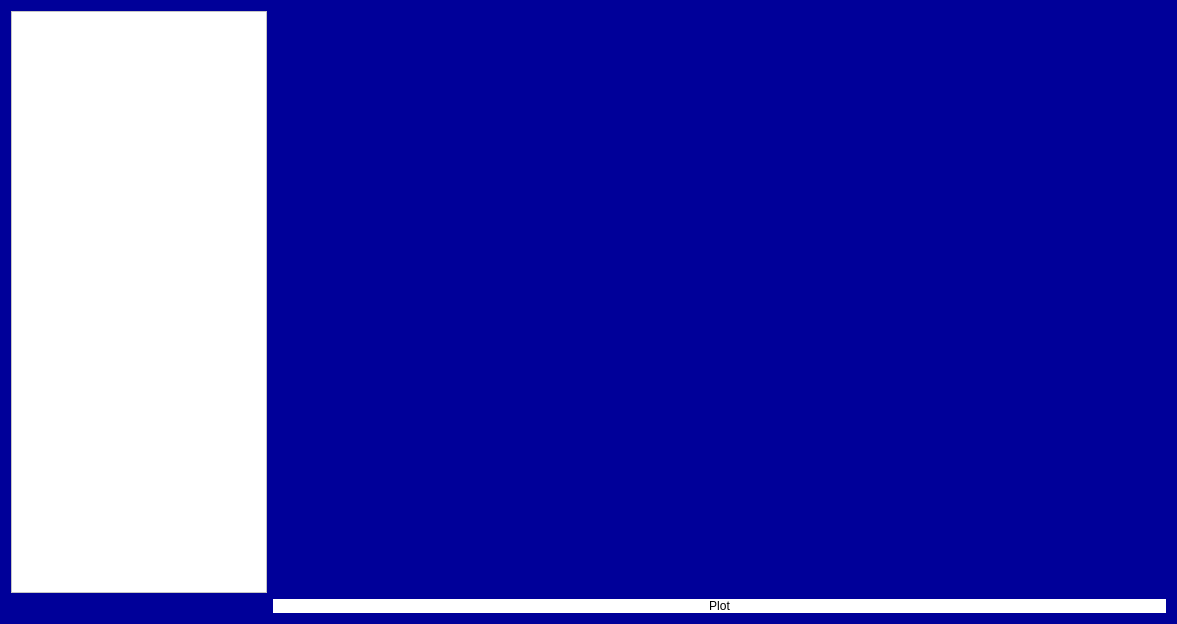
<?xml version="1.0" encoding="UTF-8"?>
<ui version="4.0">
 <class>graph</class>
 <widget class="QDialog" name="graph">
  <property name="geometry">
   <rect>
    <x>0</x>
    <y>0</y>
    <width>1177</width>
    <height>624</height>
   </rect>
  </property>
  <property name="windowTitle">
   <string>Dialog</string>
  </property>
  <property name="styleSheet">
   <string notr="true">#graph{
background:#009;

	background-image: url(:/image/programming-code-coding-hacker-background-programming-code-icon-made-with-binary-code_127544-815.jpg);
}
#pushButton
{
background:rgb(255,255,255);
color:rgb(0, 0, 0);
border-radius:10px;
}
#pushButton_2
{
background:rgb(255,255,255);
color:rgb(0, 0, 0);
border-radius:10px;
}
#pushButton_3
{
background:rgb(255,255,255);
color:rgb(0, 0, 0);
border-radius:10px;
}
#pushButton_4
{
background:rgb(255,255,255);
color:rgb(0, 0, 0);
border-radius:10px;
}
#pushButton_5
{
background:rgb(255,255,255);
color:rgb(0, 0, 0);
border-radius:10px;
}

#label{
font-size:18px;
font-weight:Bold;
background:transparent;
color:rgb(255, 255, 255);

}
#label_2{
font-size:18px;
font-weight:Bold;
background:transparent;
color:rgb(255, 255, 255);
}
#textEdit{
background:rgb(255, 255, 255);
}
</string>
  </property>
  <layout class="QFormLayout" name="formLayout">
   <item row="0" column="0">
    <widget class="QTextEdit" name="textEdit"/>
   </item>
   <item row="0" column="1">
    <widget class="QCustomPlot" name="customPlot" native="true"/>
   </item>
   <item row="1" column="1">
    <widget class="QPushButton" name="pushButton">
     <property name="text">
      <string>Plot</string>
     </property>
    </widget>
   </item>
  </layout>
 </widget>
 <customwidgets>
  <customwidget>
   <class>QCustomPlot</class>
   <extends>QWidget</extends>
   <header>qcustomplot.h</header>
   <container>1</container>
  </customwidget>
 </customwidgets>
 <resources/>
 <connections/>
</ui>
